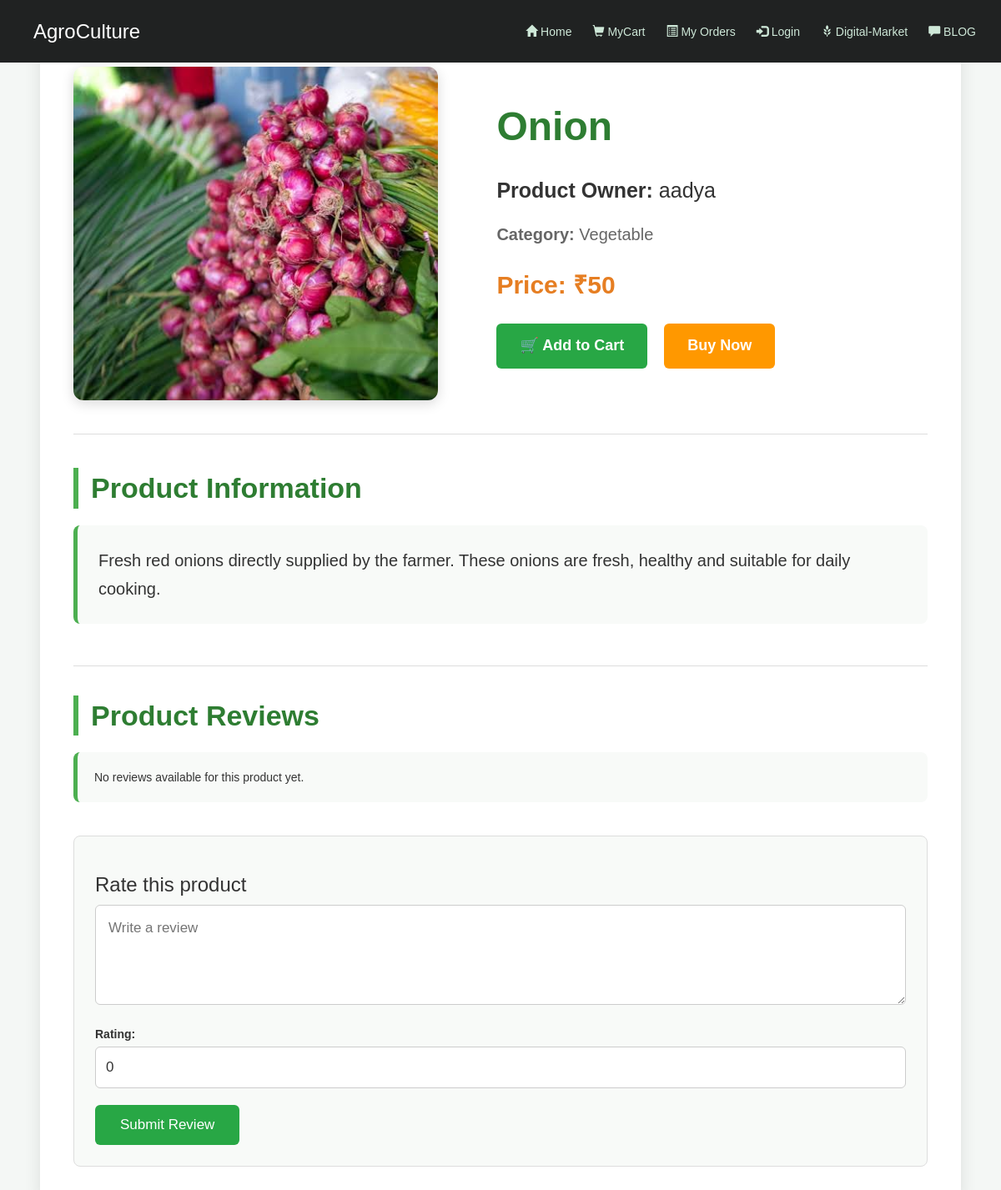
Screenshot of /agri/review.php?pid=1 with the database file from the repository.
### tables this page shows
CREATE TABLE `fproduct` (
  `fid` int(255) NOT NULL,
  `pid` int(255) NOT NULL,
  `product` varchar(255) NOT NULL,
  `pcat` varchar(255) NOT NULL,
  `pinfo` varchar(255) NOT NULL,
  `price` float NOT NULL,
  `pimage` varchar(255) NOT NULL DEFAULT 'blank.png',
  `picStatus` int(10) NOT NULL DEFAULT 0
);

CREATE TABLE `farmer` (
  `fid` int(255) NOT NULL,
  `fname` varchar(255) NOT NULL,
  `fusername` varchar(255) NOT NULL,
  `fpassword` varchar(255) NOT NULL,
  `fhash` varchar(255) NOT NULL,
  `femail` varchar(255) NOT NULL,
  `fmobile` varchar(255) NOT NULL,
  `faddress` text NOT NULL,
  `factive` int(255) NOT NULL DEFAULT 0,
  `frating` int(11) NOT NULL DEFAULT 0,
  `picExt` varchar(255) NOT NULL DEFAULT 'png',
  `picStatus` int(10) NOT NULL DEFAULT 0
);

### agri/review.php (the view, shortened to what this page needs)
<?php
require 'db.php';
$pid = intval($_GET['pid']);
$sql = "SELECT * FROM fproduct WHERE pid = '$pid'";
$result = mysqli_query($conn, $sql);
$row = mysqli_fetch_assoc($result);
$fid = $row['fid'];
$sqlFarmer = "SELECT * FROM farmer WHERE fid = '$fid'";
$resultFarmer = mysqli_query($conn, $sqlFarmer);
$frow = mysqli_fetch_assoc($resultFarmer);
$picDestination = "images/productImages/" . $row['pimage'];
?>
<!DOCTYPE html>
<html lang="en">
<head>
    <link href="bootstrap/css/bootstrap.min.css" rel="stylesheet">
</head>
<body>
<?php require 'menu.php'; ?>
<div class="product-page">
    <div class="product-main">
        <div class="product-image-box">
            <img
                src="<?php echo htmlspecialchars($picDestination); ?>"
                class="product-image"
                alt="<?php echo htmlspecialchars($row['product']); ?>"
            >
        </div>
        <div class="product-details">
            <div class="product-name">
                <?php echo htmlspecialchars($row['product']); ?>
            </div>
            <div class="product-owner">
                <strong>Product Owner:</strong>
                <?php echo htmlspecialchars($frow['fname']); ?>
            </div>
            <div class="product-category">
                <strong>Category:</strong>
                <?php echo htmlspecialchars($row['pcat']); ?>
            </div>
            <div class="product-price">
                Price: ₹<?php echo htmlspecialchars($row['price']); ?>
            </div>
            <div class="product-buttons">
                <a
                    href="myCart.php?flag=1&pid=<?php echo $pid; ?>"
                    class="cart-btn"
                >
                    🛒 Add to Cart
                </a>
                <a
                    href="buyNow.php?pid=<?php echo $pid; ?>"
                    class="buy-btn"
                >
                    Buy Now
                </a>
            </div>
        </div>
    </div>
    <div class="product-information">
        <div class="section-title">
            Product Information
        </div>
        <div class="product-info-box">
            <?php
            if (!empty($row['pinfo'])) {
                echo $row['pinfo'];
            } else {
                echo "No product information available.";
            }
            ?>
        </div>
    </div>
    <div class="reviews-section">
        <div class="section-title">
            Product Reviews
        </div>
        <?php
        $sqlReview = "SELECT * FROM review WHERE pid='$pid'";
        $resultReview = mysqli_query($conn, $sqlReview);
        if ($resultReview && mysqli_num_rows($resultReview) > 0) {
            while ($row1 = mysqli_fetch_assoc($resultReview)) {
        ?>
                <div class="review-box">
                    <div class="review-comment">
                        <?php echo htmlspecialchars($row1['comment']); ?>
                    </div>
                    <div class="review-rating">
                        Rating:
                        <?php echo htmlspecialchars($row1['rating']); ?>
                        out of 10
                    </div>
                    <div class="review-user">
                        From:
                        <?php echo htmlspecialchars($row1['name']); ?>
                    </div>
                </div>
        <?php
            }
        } else {
        ?>
            <div class="review-box">
                No reviews available for this product yet.
            </div>
        <?php
        }
        ?>
        <div class="review-form">
            <h3>Rate this product</h3>
            <form
                method="POST"
                action="reviewInput.php?pid=<?php echo $pid; ?>"
            >
                <div style="margin-bottom:20px;">
                    <textarea
                        name="comment"
                        placeholder="Write a review"
                        required
                    ></textarea>
                </div>
                <div>
                    <label>
                        <strong>Rating:</strong>
                    </label>
                    <input
                        type="number"
                        min="0"
                        max="10"
                        name="rating"
                        value="0"
                        required
                    >
                </div>
                <button
                    type="submit"
                    class="review-submit"
                >
                    Submit Review
                </button>
            </form>
        </div>
    </div>
</div>
</body>
</html>

### agri/review.php (style rules this page uses)
* { box-sizing: border-box; }
body { margin: 0; padding: 0; background: #f4f7f5; font-family: Arial, Helvetica, sans-serif; color: #333; }
.product-page { width: 92%; max-width: 1200px; margin: 40px auto; background: white; padding: 40px; border-radius: 12px; box-shadow: 0 5px 20px rgba(0,0,0,0.10); }
.product-main { display: flex; align-items: center; gap: 50px; padding-bottom: 40px; border-bottom: 1px solid #ddd; }
.product-image-box { width: 45%; text-align: center; }
.product-image { width: 100%; max-width: 500px; height: 400px; object-fit: cover; border-radius: 12px; box-shadow: 0 4px 15px rgba(0,0,0,0.15); }
.product-details { width: 55%; padding: 20px; }
.product-name { font-size: 48px; font-weight: bold; color: #2e7d32; margin-bottom: 25px; }
.product-owner { font-size: 25px; margin-bottom: 20px; }
.product-price { font-size: 30px; font-weight: bold; color: #e67e22; margin-bottom: 25px; }
.product-category { font-size: 20px; color: #666; margin-bottom: 25px; }
.product-buttons { display: flex; gap: 20px; margin-top: 25px; }
.product-buttons a { text-decoration: none; padding: 14px 28px; border-radius: 6px; font-size: 18px; font-weight: bold; color: white; display: inline-block; }
.cart-btn { background: #28a745; }
.buy-btn { background: #ff9800; }
.product-information { margin-top: 40px; }
.section-title { font-size: 34px; font-weight: bold; color: #2e7d32; margin-bottom: 20px; border-left: 6px solid #4caf50; padding-left: 15px; }
.product-info-box { background: #f8faf8; border-left: 5px solid #4caf50; padding: 25px; border-radius: 8px; font-size: 20px; line-height: 1.7; min-height: 100px; }
.reviews-section { margin-top: 50px; padding-top: 35px; border-top: 1px solid #ddd; }
.review-box { background: #f8faf8; border-left: 5px solid #4caf50; padding: 20px; margin-bottom: 20px; border-radius: 8px; }
.review-form { margin-top: 40px; background: #f8faf8; padding: 25px; border-radius: 8px; border: 1px solid #ddd; }
.review-form textarea { width: 100%; min-height: 120px; padding: 15px; border: 1px solid #ccc; border-radius: 6px; resize: vertical; font-size: 17px; }
.review-form input[type="number"] { width: 100%; padding: 12px; border: 1px solid #ccc; border-radius: 6px; font-size: 17px; }
.review-submit { margin-top: 20px; background: #28a745; color: white; border: none; padding: 12px 30px; border-radius: 6px; font-size: 17px; }

### rows the page displays
fproduct: pimage+product (picture), product "Onion", pcat "Vegetable", price "50", pinfo "Fresh red onions directly supplied by the farmer. These onions are fresh, healthy and suitable for daily cooking."
farmer: fname "aadya"

### other values shown
$loginProfile "Login"
